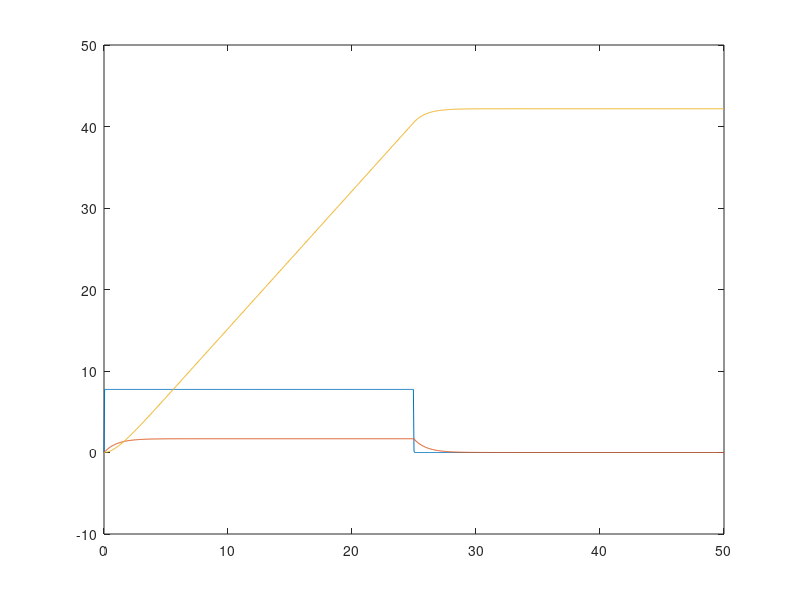

Write the MATLAB code that produced this figure.
% Teniendo en cuenta la informaci´on disponible para las caracter´ısticas
% de los motores que accio-
% nan las ruedas del Turtlebot, construye un modelo de estados para el sistema electromec´anico
% de accionamiento. Las caracter´ısticas del modelo de motor en el Turtlebot, est´an en “Kobuki
% User Guide” disponible en el anexo B.
clearvars;

La = 1.51/1000; % mH
Ra = 1.5506; % 1.5506 ohm 25 C
Kt = 10.913/1000; % Torque constant N*m/A  % Torque Constant(Kt): 10.913 mN·m/A
Kw = 1/830; %Speed constant  V*s/rad % Velocity Constant(Kv): 830 rpm/V
Jm = 0.05;
B = 0.05;

% Variables de estado [Intensidad   w    angulo_giro]
% Ia_1 = (1/La-Ra/La)*Ia -Kw/La*W
% W_1 =  Kt/Jm*Ia -B/Jm*W
% ang = W


A = [-Ra/La -Kw/La 0;Kt/Jm -B/Jm 0; 0 1 0];
B = [1/La; 0; 0];   % Dato de entrada es la tension
C = [0 0 0;0 1 0; 0 0 0]; % [Intensidad  w   angulo_giro]
D = 0;
sys = ss(A,B,C,D);

t = 0:0.05:50;
u4 = zeros(length(t),1);
u4(t>=0) = 12;
u4(t>=25) = 0;

x0 = [0;0;0];
%lsim ( sys , u4 , t , x0 );
[y , ts , x ] = lsim ( sys , u4 , t , x0 );
plot(ts,x);